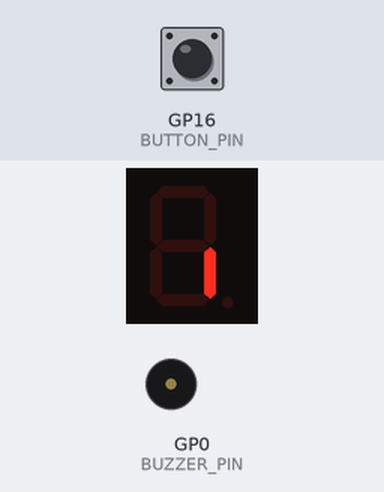
Bench run of a program on a simulated Raspberry Pi Pico running MicroPython. Parts: 1-digit seven-segment display, buzzer (waves = sounding). Inputs (shaded band) come from the test bench; at power-on: GP16 (BUTTON_PIN) LOW. Random numbers come from a fixed seed; the segment pins are drawn as the display they are named for; what the program prints to the serial console is not drawn.

Above: at 2.4 s.
3.9 s: GP16 (BUTTON_PIN) pulsed HIGH 2 times (0.12 s each, 0.3 s apart)
6.0 s: GP16 (BUTTON_PIN) pulled HIGH for 0.15 s
At 6.23 s:
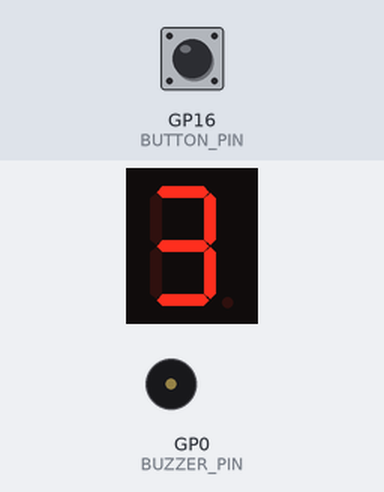
6.7 s: GP16 (BUTTON_PIN) pulled HIGH for 1 s
At 7.17 s:
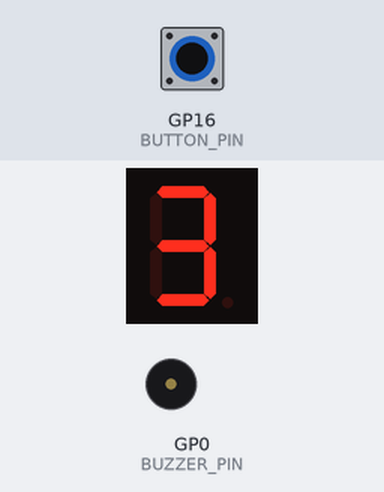
8.3 s: GP16 (BUTTON_PIN) driven HIGH
At 10.95 s:
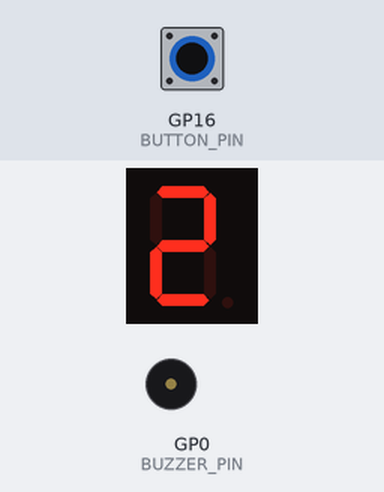
Timing chart, 0 to 11.8 s (numbered marks = the images above; inputs shaded):
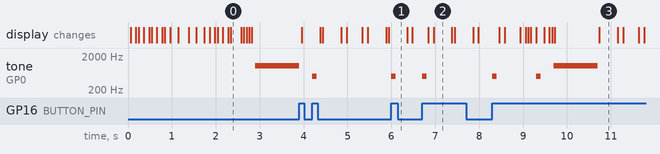

The program:

7segment.py
```python
import machine
import random
import sys
import utime

# The segments of the display have letter ids.

#  ---A----
# |        |
# F        B
# |        |
# |---G----|
# |        |
# E        C
# |        |
#  ---D----  . DP


SEGMENTS = {
    # mapping of segment id to GPIO PIN on the Pico that turns it on and off
    "A": machine.Pin(9, machine.Pin.OUT),  # (to pin 7 on unit)
    "B": machine.Pin(3, machine.Pin.OUT),  # (to pin 6 on unit)
    "C": machine.Pin(5, machine.Pin.OUT),  # (to pin 4 on unit)
    "D": machine.Pin(6, machine.Pin.OUT),  # (to pin 2 on unit)
    "E": machine.Pin(7, machine.Pin.OUT),  # (to pin 1 on unit)
    "F": machine.Pin(2, machine.Pin.OUT),  # (to pin 9 on unit)
    "G": machine.Pin(8, machine.Pin.OUT),  # (to pin 10 on unit)
    "DP": machine.Pin(4, machine.Pin.OUT),  # (to pin 5 on unit)
}

# A mapping of a digit to the segment ids that should be turned on to display
# that particular digit
DIGITS = {
    0: ("A", "B", "C", "D", "E", "F"),
    1: ("B", "C"),
    2: ("A", "B", "G", "E", "D"),
    3: ("A", "B", "G", "C", "D"),
    4: ("B", "G", "C", "F"),
    5: ("A", "F", "G", "C", "D"),
    6: ("A", "F", "E", "D", "C", "G"),
    7: ("A", "B", "C"),
    8: ("A", "B", "C", "D", "E", "G", "F"),
    9: ("A", "B", "C", "G", "F"),
}

# the pin that is connected to the speaker
BUZZER_PIN =  machine.Pin(0)

# the pin that is connected to the button
BUTTON_PIN = machine.Pin(16, machine.Pin.IN, machine.Pin.PULL_DOWN)

CLICKS = 0
BUTTON_LAST_STATE = BUTTON_PIN.value()

def clear():
    """Turn off all segments"""
    for name, pin in SEGMENTS.items():
        pin.off()


def display_digit(digit):
    """Display a digit"""
    segments = DIGITS[digit]
    for name, pin in SEGMENTS.items():
        if name in segments:
            pin.on()
        else:
            pin.off()


def dp_blink():
    """Turn off all segments then blink the decimal point segment a few
    times"""
    clear()
    dp_pin = SEGMENTS["DP"]
    for x in range(3):
        dp_pin.on()
        utime.sleep_ms(50)
        dp_pin.off()
        utime.sleep_ms(50)


def snake():
    """Animate a snake on the display"""
    order = ["G", "F", "A", "B", "G", "E", "D", "C"]
    for name in order:
        pin = SEGMENTS[name]
        pin.on()
        utime.sleep_ms(100)
        pin.off()
        utime.sleep_ms(100)


def display_digits():
    """Display each digit 0-9 in order"""
    for digit in range(10):
        display_digit(digit)
        utime.sleep_ms(100)


def button_pressed(pin):
    """
    Interrupt handler that is called when our button is pressed or released
    """
    global BUTTON_LAST_STATE, CLICKS

    # software debounce
    stop_listening_for_clicks()
    utime.sleep_ms(1)

    button_current_state = BUTTON_PIN.value()
    if button_current_state and (not BUTTON_LAST_STATE):
        # pressed: input is high and different from previous state
        BUTTON_LAST_STATE = True
        CLICKS += 1
        make_noise(512, 0.1)
        sys.stdout.write("C")
    elif (not button_current_state) and BUTTON_LAST_STATE:
        # released: input is low and different from previous state
        BUTTON_LAST_STATE = False

    start_listening_for_clicks()


def start_listening_for_clicks():
    BUTTON_PIN.irq(
        trigger=machine.Pin.IRQ_RISING|machine.Pin.IRQ_FALLING,
        handler=button_pressed
    )


def stop_listening_for_clicks():
    BUTTON_PIN.irq(
        trigger=machine.Pin.IRQ_RISING|machine.Pin.IRQ_FALLING,
        handler=None # type: ignore
    )


def make_noise(freq, duration=1.0):
    buzzer = machine.PWM(BUZZER_PIN)
    # Set a pwm frequency
    buzzer.freq(freq)
    # Set the buzzer duty value
    # this serves as volume control
    # Max volume is a duty value of 512
    buzzer.duty_u16(50)
    # Let the sound ring for a certain duration
    utime.sleep(duration)
    #  Turn off the pulse by setting the duty to 0
    buzzer.duty_u16(0)
    buzzer.deinit()

def game():
    """
    The 7-segment display will show a digit.  If you click exactly that many
    times on the button connected to BUTTONPIN within about 5 seconds, it will
    show the snake animation and make a win noise.  If you click too many times
    or too few times it will make a lose noise.
    """
    global CLICKS
    digits = range(1, 9)
    while True:
        clear()
        dp_blink()
        clicks_before = CLICKS
        digit = random.choice(digits)
        make_noise(1047)
        start_listening_for_clicks()
        for x in range(10):
            display_digit(digit)
            utime.sleep_ms(400)
            clear()
            utime.sleep_ms(100)
        stop_listening_for_clicks()
        dp_blink()
        supplied = CLICKS - clicks_before
        if supplied == digit:
            print(f" Correct ({digit})")
            make_noise(2000, .1)
            snake()
        else:
            print(f" Incorrect (wanted {digit}, got {supplied})")
            make_noise(500, .1)


try:
    clear()
    display_digits()
    snake()
    game()
finally:
    clear()
    make_noise(200, .1)
```

Measured:
- after the input at 6.0 s, tone on GP0 (BUZZER_PIN): silent → 512 Hz at once, → silent 0.10 s later
- after the input at 6.7 s, tone on GP0 (BUZZER_PIN): silent → 512 Hz at once, → silent 0.10 s later
- what the display in image 2 shows lasts 0.4 s, from 7.0 s to 7.4 s
